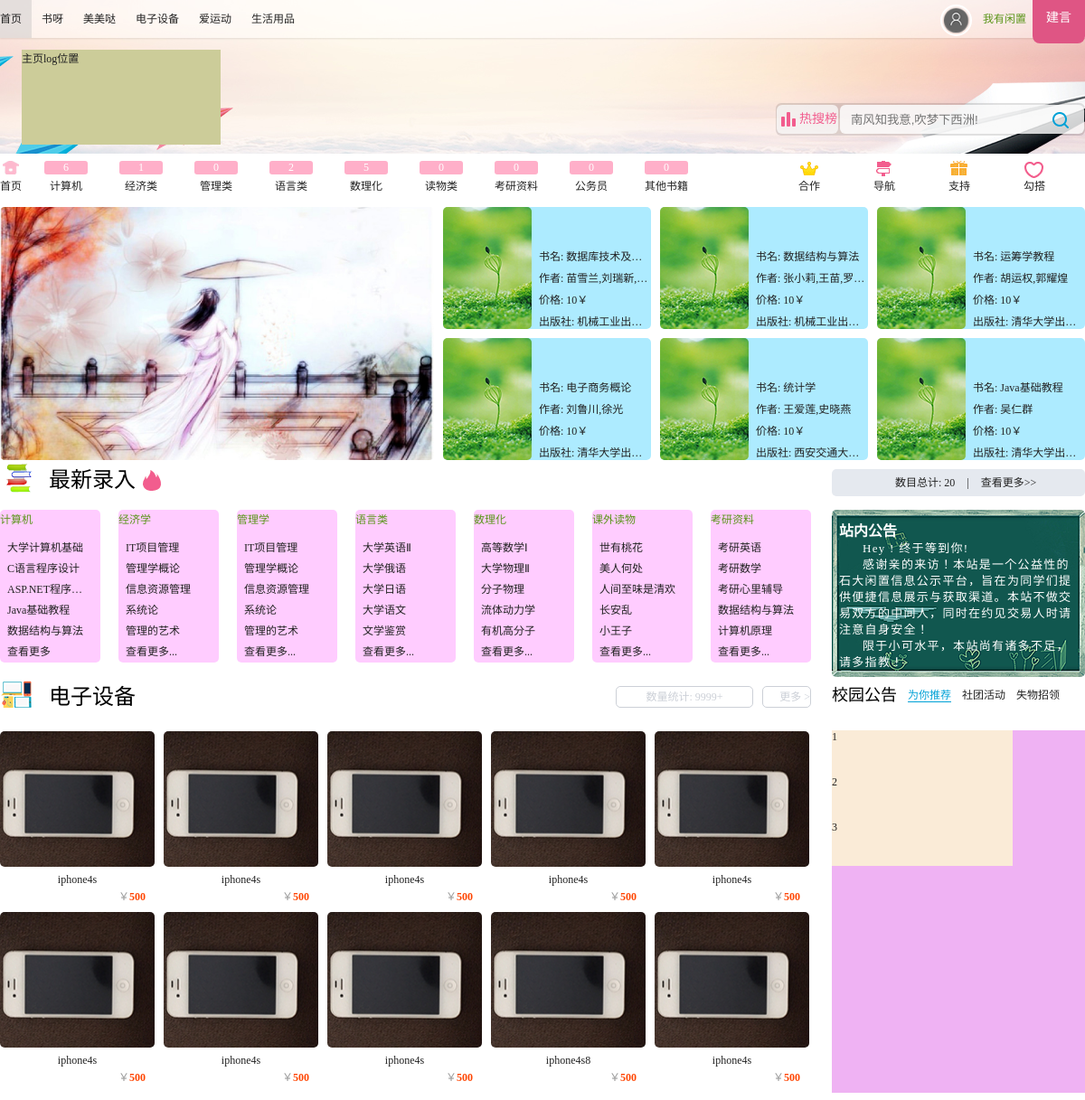
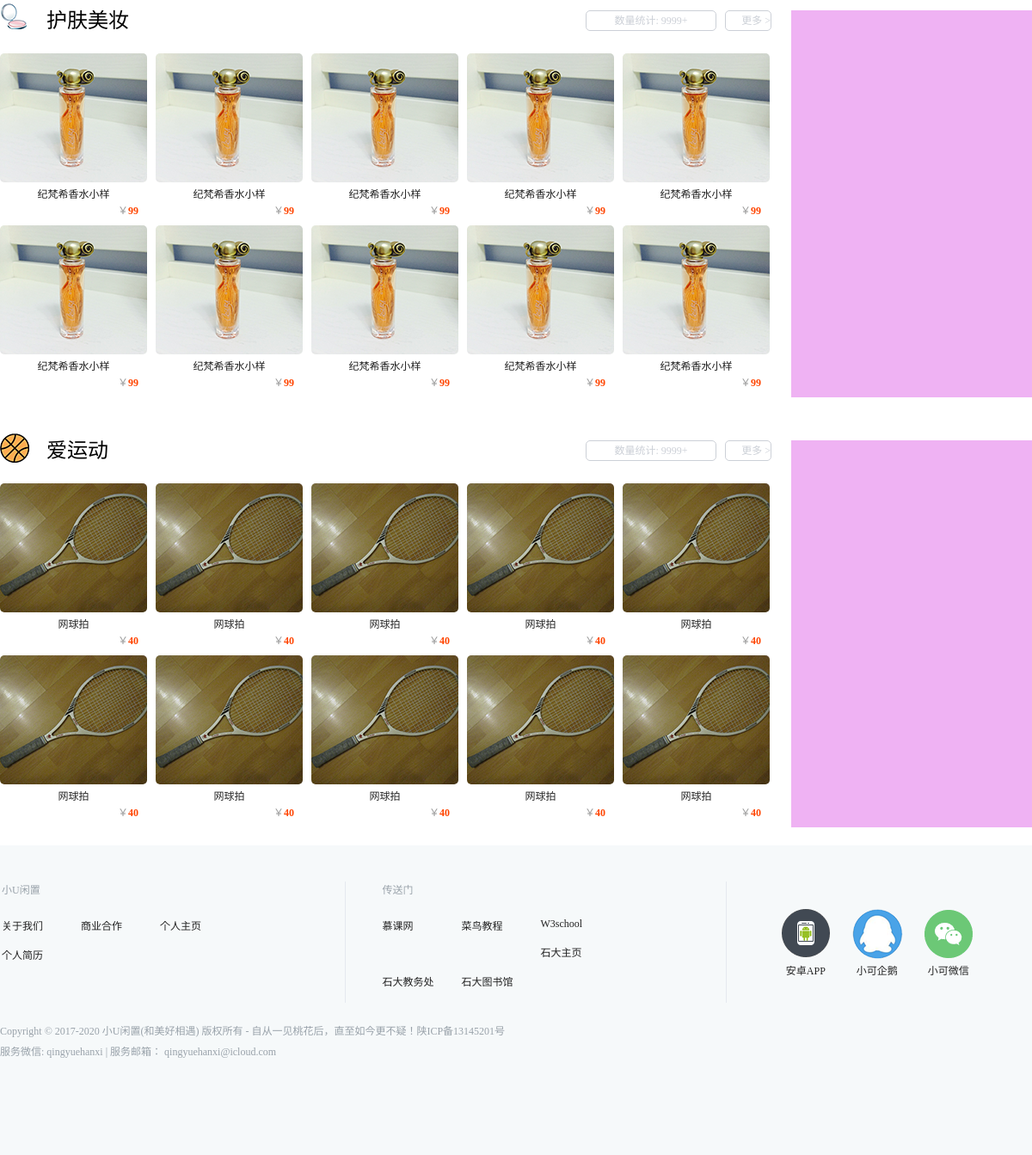
The page / on the database its author committed (2 pictures, top to bottom).
### tables this page shows
CREATE TABLE `books` (
  `id` int(11) NOT NULL AUTO_INCREMENT COMMENT '编号 主键',
  `title` varchar(30) NOT NULL COMMENT '书名',
  `author` varchar(30) NOT NULL COMMENT '作者 多名作者 以英文逗号分隔',
  `press` varchar(25) NOT NULL COMMENT '出版社',
  `edition` int(11) NOT NULL DEFAULT '1' COMMENT '版次 未填写则是第一版',
  `label` varchar(25) DEFAULT NULL COMMENT '标签，书的类型，可以多个，以英文逗号分隔',
  `publishdate` date NOT NULL COMMENT '出版日期',
  `printdate` date NOT NULL COMMENT '印刷日期',
  `enteringdate` date NOT NULL COMMENT '录入数据库日期',
  `username` varchar(20) NOT NULL COMMENT '书的主人',
  `price` tinyint(4) NOT NULL COMMENT '书的主人出示的价格 <=300',
  `comment` text COMMENT '主人对书的简介',
  PRIMARY KEY (`id`)
);

### index.php (the view, shortened to what the rows shown need)
<!doctype html>
<html>
<head>
<link href="css/header.css" rel="stylesheet" type="text/css">
<link href="css/index.css" rel="stylesheet" type="text/css">
<link href="css/footer.css" rel="stylesheet" type="text/css">
<?php
	include_once("php/get_all_book_info_by_id.php");
	include_once("php/search_tools.php");
?>
</head>
<body>
			<?php
				$searchBooksByKeyword_computer = new SearchBooksByKeyword("计算机");
			?>
    <div class="mainbox">
    	<div class="box1">
            <div class="box1_1">
				<?php $singleBookInfo = new SingleBookInfo(1);  ?>
            	<a <?php echo 'href="module_books/book-detail.php?id_book=',$singleBookInfo->getId(),'" title="',$singleBookInfo->getTitle(),'"';?> target="new">
                    <div id="tinybox1" class="tinybox">
                        <img src="images/books/0.png">
						<p>书名: <?php echo $singleBookInfo->getTitle();?></p>
						<p>作者: <?php echo $singleBookInfo->getAuthor();?></p>
						<p>价格: <?php echo $singleBookInfo->getPrice();?>￥</p>
                        <p>出版社: <?php echo $singleBookInfo->getPress();?></p>
                    </div>
                </a>
				<?php $singleBookInfo = new SingleBookInfo(2);  ?>
                <a <?php echo 'href="module_books/book-detail.php?id_book=',$singleBookInfo->getId(),'" title="',$singleBookInfo->getTitle(),'"';?> target="new">
                    <div id="tinybox2" class="tinybox">
                        <img src="images/books/0.png">
                        <p>书名: <?php echo $singleBookInfo->getTitle();?></p>
						<p>作者: <?php echo $singleBookInfo->getAuthor();?></p>
						<p>价格: <?php echo $singleBookInfo->getPrice();?>￥</p>
                        <p>出版社: <?php echo $singleBookInfo->getPress();?></p>
                    </div>
                </a>
				<?php $singleBookInfo = new SingleBookInfo(3);  ?>
                <a <?php echo 'href="module_books/book-detail.php?id_book=',$singleBookInfo->getId(),'" title="',$singleBookInfo->getTitle(),'"';?> target="new">
                    <div id="tinybox3" class="tinybox">
                        <img src="images/books/0.png">
                        <p>书名: <?php echo $singleBookInfo->getTitle();?></p>
						<p>作者: <?php echo $singleBookInfo->getAuthor();?></p>
						<p>价格: <?php echo $singleBookInfo->getPrice();?>￥</p>
                        <p>出版社: <?php echo $singleBookInfo->getPress();?></p>
                    </div>
                </a>
				<?php $singleBookInfo = new SingleBookInfo(4);  ?>
                <a <?php echo 'href="module_books/book-detail.php?id_book=',$singleBookInfo->getId(),'" title="',$singleBookInfo->getTitle(),'"';?> target="new">
                    <div id="tinybox4" class="tinybox">
                        <img src="images/books/0.png">
                        <p>书名: <?php echo $singleBookInfo->getTitle();?></p>
						<p>作者: <?php echo $singleBookInfo->getAuthor();?></p>
						<p>价格: <?php echo $singleBookInfo->getPrice();?>￥</p>
                        <p>出版社: <?php echo $singleBookInfo->getPress();?></p>
                    </div>
                </a>
				<?php $singleBookInfo = new SingleBookInfo(5);  ?>
                <a <?php echo 'href="module_books/book-detail.php?id_book=',$singleBookInfo->getId(),'" title="',$singleBookInfo->getTitle(),'"';?> target="new">
                    <div id="tinybox5" class="tinybox">
                        <img src="images/books/0.png">
                        <p>书名: <?php echo $singleBookInfo->getTitle();?></p>
						<p>作者: <?php echo $singleBookInfo->getAuthor();?></p>
						<p>价格: <?php echo $singleBookInfo->getPrice();?>￥</p>
                        <p>出版社: <?php echo $singleBookInfo->getPress();?></p>
                    </div>
                </a>
				<?php $singleBookInfo = new SingleBookInfo(6);  ?>
                <a <?php echo 'href="module_books/book-detail.php?id_book=',$singleBookInfo->getId(),'" title="',$singleBookInfo->getTitle(),'"';?> target="new">
                    <div id="tinybox6" class="tinybox">
                        <img src="images/books/0.png">
                        <p>书名: <?php echo $singleBookInfo->getTitle();?></p>
						<p>作者: <?php echo $singleBookInfo->getAuthor();?></p>
						<p>价格: <?php echo $singleBookInfo->getPrice();?>￥</p>
                        <p>出版社: <?php echo $singleBookInfo->getPress();?></p>
                    </div>
                </a>
            </div>
        </div>
        <div class="box2">
            <div class="content-box">
            	<div class="left-box">
                	<ul>
						<?php
							$result = $searchBooksByKeyword_computer->getLargeIdSet_latestBooks(5);
							$booksIdArray = $result->fetchAll(PDO::FETCH_ASSOC);
							$singleBookInfo0 = new SingleBookInfo($booksIdArray[0]["id"]);
							$singleBookInfo1 = new SingleBookInfo($booksIdArray[1]["id"]);
							$singleBookInfo2 = new SingleBookInfo($booksIdArray[2]["id"]);
							$singleBookInfo3 = new SingleBookInfo($booksIdArray[3]["id"]);
							$singleBookInfo4 = new SingleBookInfo($booksIdArray[4]["id"]);
							echo '<li><a href = "module_books/book-detail.php?id_book=',$singleBookInfo0->getId(),'" target = "new">',$singleBookInfo0->getTitle(),'</a></li>';
							echo '<li><a href = "module_books/book-detail.php?id_book=',$singleBookInfo1->getId(),'" target = "new">',$singleBookInfo1->getTitle(),'</a></li>';
							echo '<li><a href = "module_books/book-detail.php?id_book=',$singleBookInfo2->getId(),'" target = "new">',$singleBookInfo2->getTitle(),'</a></li>';
							echo '<li><a href = "module_books/book-detail.php?id_book=',$singleBookInfo3->getId(),'" target = "new">',$singleBookInfo3->getTitle(),'</a></li>';
							echo '<li><a href = "module_books/book-detail.php?id_book=',$singleBookInfo4->getId(),'" target = "new">',$singleBookInfo4->getTitle(),'</a></li>';
						?>
                    </ul>
                </div>
            </div>
        </div>
    </div>
</body>
</html>

### rows shown on the page
books: title "数据库技术及…", author "苗雪兰,刘瑞新,…", price "10", press "机械工业出…"
books: title "数据结构与算法", author "张小莉,王苗,罗…", price "10", press "机械工业出…"
books: title "运筹学教程", author "胡运权,郭耀煌", price "10", press "清华大学出…"
books: title "电子商务概论", author "刘鲁川,徐光", price "10", press "清华大学出…"
books: title "统计学", author "王爱莲,史晓燕", price "10", press "西安交通大…"
books: title "Java基础教程", author "吴仁群", price "10", press "清华大学出…"
books: title "大学计算机基础"
books: title "C语言程序设计"
books: title "ASP.NET程序…"

### other values the page prints
$searchBooksByKeyword_computer->getLargeCount() "6"
$searchBooksByKeyword_economy->getLargeCount() "1"
$searchBooksByKeyword_management->getLargeCount() "0"
$searchBooksByKeyword_language->getLargeCount() "2"
$searchBooksByKeyword_mpc->getLargeCount() "5"
$searchBooksByKeyword_outclass->getLargeCount() "0"
$searchBooksByKeyword_kaoyan->getLargeCount() "0"
$searchBooksByKeyword_gwy->getLargeCount() "0"
$searchBooksByKeyword_orther->getLargeCount() "0"
$searchBooksByKeyword_all->getLargeCount() "20"
